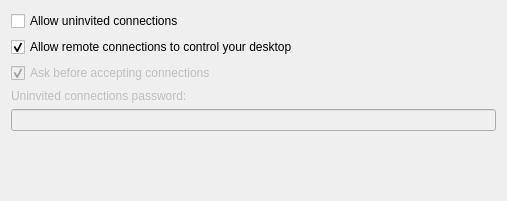
<?xml version="1.0" encoding="UTF-8"?>
<ui version="4.0">
 <class>Security</class>
 <widget class="QWidget" name="Security">
  <property name="geometry">
   <rect>
    <x>0</x>
    <y>0</y>
    <width>507</width>
    <height>201</height>
   </rect>
  </property>
  <layout class="QVBoxLayout">
   <item>
    <widget class="QCheckBox" name="kcfg_allowUninvitedConnections">
     <property name="text">
      <string>Allow uninvited connections</string>
     </property>
    </widget>
   </item>
   <item>
    <widget class="QCheckBox" name="kcfg_allowDesktopControl">
     <property name="text">
      <string>Allow remote connections to control your desktop</string>
     </property>
     <property name="checked">
      <bool>true</bool>
     </property>
    </widget>
   </item>
   <item>
    <widget class="QCheckBox" name="kcfg_askOnConnect">
     <property name="enabled">
      <bool>false</bool>
     </property>
     <property name="text">
      <string>Ask before accepting connections</string>
     </property>
     <property name="checked">
      <bool>true</bool>
     </property>
    </widget>
   </item>
   <item>
    <widget class="QLabel" name="label">
     <property name="enabled">
      <bool>false</bool>
     </property>
     <property name="text">
      <string>Uninvited connections password:</string>
     </property>
     <property name="buddy">
      <cstring>kcfg_uninvitedConnectionPassword</cstring>
     </property>
    </widget>
   </item>
   <item>
    <widget class="KLineEdit" name="kcfg_uninvitedConnectionPassword">
     <property name="enabled">
      <bool>false</bool>
     </property>
     <property name="echoMode">
      <enum>QLineEdit::Password</enum>
     </property>
    </widget>
   </item>
   <item>
    <spacer>
     <property name="orientation">
      <enum>Qt::Vertical</enum>
     </property>
     <property name="sizeHint" stdset="0">
      <size>
       <width>20</width>
       <height>40</height>
      </size>
     </property>
    </spacer>
   </item>
  </layout>
 </widget>
 <customwidgets>
  <customwidget>
   <class>KLineEdit</class>
   <extends>QLineEdit</extends>
   <header>klineedit.h</header>
  </customwidget>
 </customwidgets>
 <resources/>
 <connections>
  <connection>
   <sender>kcfg_allowUninvitedConnections</sender>
   <signal>toggled(bool)</signal>
   <receiver>kcfg_askOnConnect</receiver>
   <slot>setEnabled(bool)</slot>
   <hints>
    <hint type="sourcelabel">
     <x>22</x>
     <y>24</y>
    </hint>
    <hint type="destinationlabel">
     <x>29</x>
     <y>80</y>
    </hint>
   </hints>
  </connection>
  <connection>
   <sender>kcfg_allowUninvitedConnections</sender>
   <signal>toggled(bool)</signal>
   <receiver>kcfg_uninvitedConnectionPassword</receiver>
   <slot>setEnabled(bool)</slot>
   <hints>
    <hint type="sourcelabel">
     <x>98</x>
     <y>21</y>
    </hint>
    <hint type="destinationlabel">
     <x>192</x>
     <y>137</y>
    </hint>
   </hints>
  </connection>
  <connection>
   <sender>kcfg_allowUninvitedConnections</sender>
   <signal>toggled(bool)</signal>
   <receiver>label</receiver>
   <slot>setEnabled(bool)</slot>
   <hints>
    <hint type="sourcelabel">
     <x>117</x>
     <y>20</y>
    </hint>
    <hint type="destinationlabel">
     <x>120</x>
     <y>94</y>
    </hint>
   </hints>
  </connection>
 </connections>
</ui>
